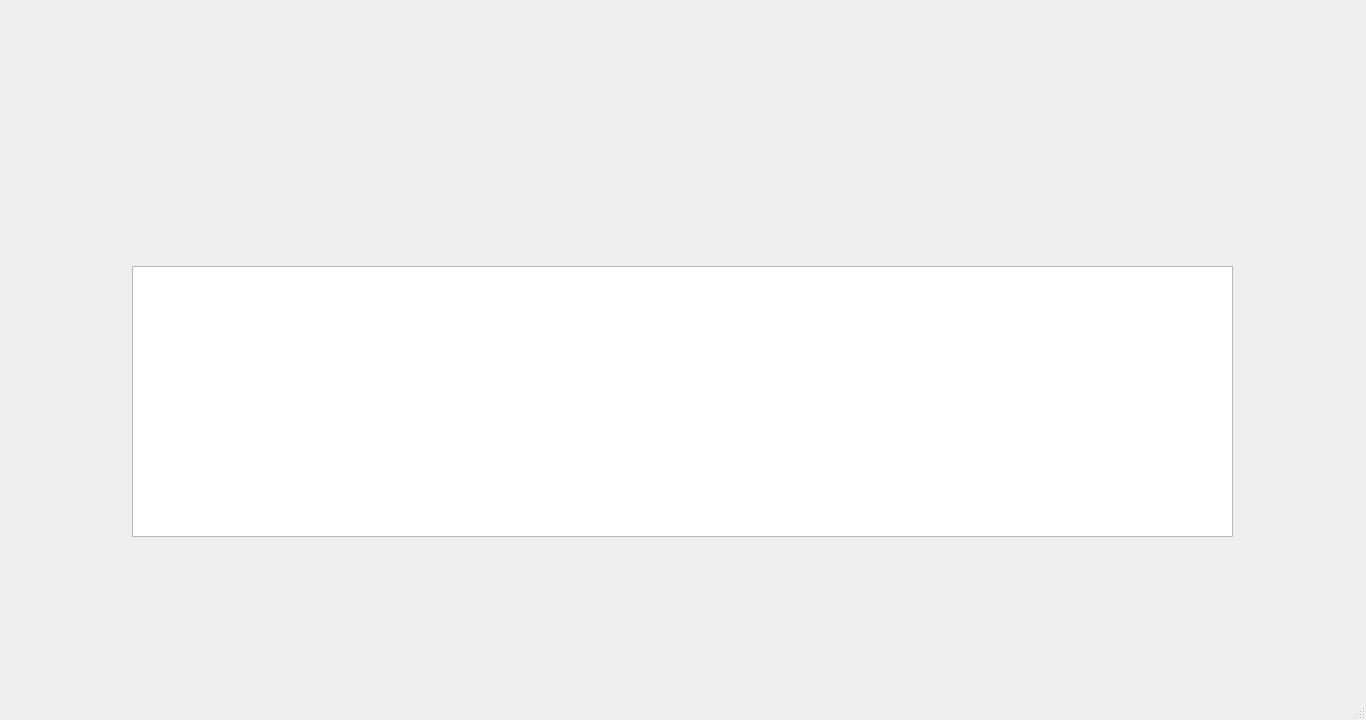
<?xml version="1.0" encoding="UTF-8"?>
<ui version="4.0">
 <class>MainWindow</class>
 <widget class="QMainWindow" name="MainWindow">
  <property name="geometry">
   <rect>
    <x>0</x>
    <y>0</y>
    <width>1366</width>
    <height>720</height>
   </rect>
  </property>
  <property name="minimumSize">
   <size>
    <width>1366</width>
    <height>720</height>
   </size>
  </property>
  <property name="maximumSize">
   <size>
    <width>1366</width>
    <height>720</height>
   </size>
  </property>
  <property name="windowTitle">
   <string>MainWindow</string>
  </property>
  <widget class="QWidget" name="centralwidget">
   <widget class="QLabel" name="label">
    <property name="geometry">
     <rect>
      <x>0</x>
      <y>0</y>
      <width>1366</width>
      <height>720</height>
     </rect>
    </property>
    <property name="minimumSize">
     <size>
      <width>1366</width>
      <height>720</height>
     </size>
    </property>
    <property name="maximumSize">
     <size>
      <width>1366</width>
      <height>720</height>
     </size>
    </property>
    <property name="styleSheet">
     <string notr="true">background-image: url(:/newPrefix/quotes input fg b.png);</string>
    </property>
    <property name="text">
     <string/>
    </property>
   </widget>
   <widget class="QPushButton" name="pushButton">
    <property name="geometry">
     <rect>
      <x>1080</x>
      <y>570</y>
      <width>141</width>
      <height>51</height>
     </rect>
    </property>
    <property name="maximumSize">
     <size>
      <width>141</width>
      <height>51</height>
     </size>
    </property>
    <property name="styleSheet">
     <string notr="true">border-radius: 50px;
 padding: 0; width: 100px; 
height: 100px;  </string>
    </property>
    <property name="text">
     <string/>
    </property>
   </widget>
   <widget class="QTextEdit" name="textEdit">
    <property name="geometry">
     <rect>
      <x>132</x>
      <y>266</y>
      <width>1101</width>
      <height>271</height>
     </rect>
    </property>
   </widget>
  </widget>
  <widget class="QMenuBar" name="menubar">
   <property name="geometry">
    <rect>
     <x>0</x>
     <y>0</y>
     <width>1366</width>
     <height>21</height>
    </rect>
   </property>
  </widget>
  <widget class="QStatusBar" name="statusbar"/>
 </widget>
 <resources>
  <include location="QI.qrc"/>
  <include location="QI.qrc"/>
 </resources>
 <connections/>
</ui>
